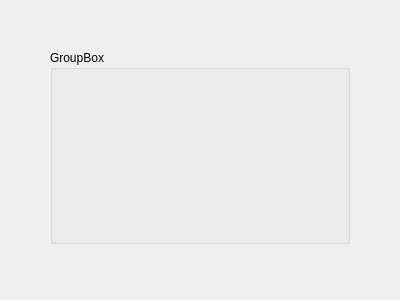
<?xml version="1.0" encoding="UTF-8"?>
<ui version="4.0">
 <class>OCC::AccountModalWidget</class>
 <widget class="QWidget" name="OCC::AccountModalWidget">
  <property name="geometry">
   <rect>
    <x>0</x>
    <y>0</y>
    <width>400</width>
    <height>300</height>
   </rect>
  </property>
  <property name="windowTitle">
   <string>Form</string>
  </property>
  <layout class="QVBoxLayout" name="verticalLayout">
   <property name="leftMargin">
    <number>50</number>
   </property>
   <property name="topMargin">
    <number>50</number>
   </property>
   <property name="rightMargin">
    <number>50</number>
   </property>
   <property name="bottomMargin">
    <number>50</number>
   </property>
   <item>
    <widget class="QGroupBox" name="groupBox">
     <property name="title">
      <string>GroupBox</string>
     </property>
     <layout class="QVBoxLayout" name="verticalLayout_2"/>
    </widget>
   </item>
   <item>
    <widget class="QDialogButtonBox" name="buttonBox">
     <property name="standardButtons">
      <set>QDialogButtonBox::NoButton</set>
     </property>
    </widget>
   </item>
  </layout>
 </widget>
 <resources/>
 <connections/>
</ui>
